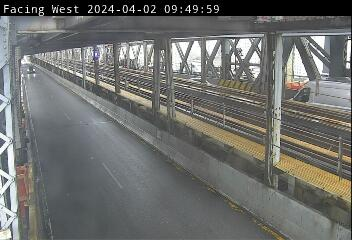
#> input picture Manhattan_Mid_Span_West_facing/Images/captured_image_1712065798.jpg, 352 x 240 px, found by its file name
$ jupyter execute --allow-errors NYC_Vehicle_detection.ipynb
#> lines starting #> are read from the running program, lines starting #| are printed output that depends on the picture
[cell 1]
#imports

[cell 2]
import requests
from bs4 import BeautifulSoup
import time
import os
import cv2

The URL is from NYC DOT Real-Time
Traffic Information which allows access to the public to ~900 CCTV cameras of New York City Roads. This code Is only scraps to images provided from one camera that being from camera WBB SIR -2 @ Manhattan Mid Span that is west facing. The end goal of this project is to observe more bridge and/ or tunnel cameras to see the volume of traffic going in and out of different boroughs to see what areas are most populated at what hour. To achieve this goal the script will need to run at different times of the day and week to see the difference by workday. potentially be used during different times of the year to see if there are any seasonal changes.

[cell 3]
# URL of the webpage containing the image
url = "https://webcams.nyctmc.org/api/cameras/368290bb-cebf-4845-8644-92382dcccd96/image"

[cell 4]
#Save location of the images as jp's
output_directory = os.path.expanduser("~/Desktop/NYC_pic_test/Manhattan_Mid_Span_West_facing/Images")

[cell 5]
os.makedirs(output_directory, exist_ok=True)

#> (a cell that did not finish here is left out)

[cell 7]
# Specify the directory containing your JPG files
image_folder = 'C:/Users/Jared Goroski/Desktop/NYC_pic_test/Manhattan_Mid_Span_West_facing/Images'
video_name = '~/NYC_pic_test/Manhattan_Mid_Span_West_facing/Video/my_video.mp4'


# Get a list of all JPG files in the specified folder
images = [img for img in os.listdir(image_folder) if img.endswith(".jpg")]

# Read the first image to get its dimensions
frame = cv2.imread(os.path.join(image_folder, images[0]))
#> frame is the input picture: shape (240, 352, 3); mean B, G, R 107.9, 110.7, 109.7
height, width, layers = frame.shape
#> height = 240; width = 352; layers = 3
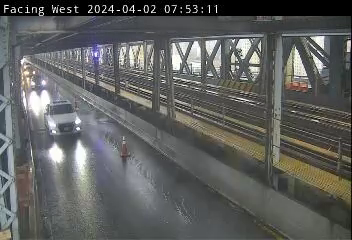
#> input picture frame 2 of Manhattan_Mid_Span_West_facing/Video/my_video.mp4, 352 x 240 px
#> further down, frame1 is the input picture: shape (240, 352, 3); mean B, G, R 93.7, 95.3, 94.2
#> `grey = cv2.cvtColor(frame1,cv2.COLOR_BGR2GRAY)`:
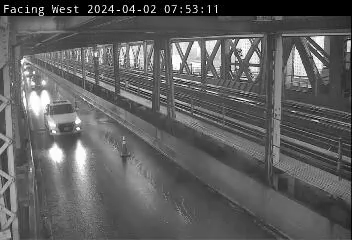
#> grey: shape (240, 352); min 0, max 255, mean 94.7
#> `blur = cv2.GaussianBlur(grey,(3,3),5)`:
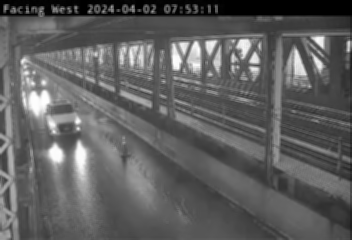
#> blur: shape (240, 352); min 0, max 255, mean 94.8
#> `img_sub = algo.apply(blur)`: img_sub: shape (240, 352); every value is 0

# Create a VideoWriter object to save the video
video = cv2.VideoWriter(video_name, 0, 1, (width, height))

# Write each image to the video
for image in images:
    video.write(cv2.imread(os.path.join(image_folder, image)))

# Release the video writer
video.release()


s = video_name
# Find the last occurrence of '/'
last_slash_index = s.rfind('/')

# Slice the string to get everything after the last '/'
result = s[last_slash_index+1:]
location = s[ :last_slash_index]


#prints the name of the video if the script works as it should
print(f"Video saved as {result}")

#use if need to print save location of video
#print(f"Video saved at {location}")

[cell 8]
# Capture video from file
cap = cv2.VideoCapture('~/NYC_pic_test/Manhattan_Mid_Span_West_facing/Video/my_video.mp4')

# Minimum rectangle width and height
min_width_react=80
min_hieght_react=80

# Line position for counting
count_line_postion = 550

# Initialize Substructor
algo = cv2.bgsegm.createBackgroundSubtractorMOG()

def center_handle(x,y,w,h):
    x1 = int(w/2)
    y1 = int(h/2)
    cx = x + x1
    cy = y + y1
    return cx, cy

detect = []

# Infinite loop to process video frames
#> (the rest of this cell did not finish here and is left out)
